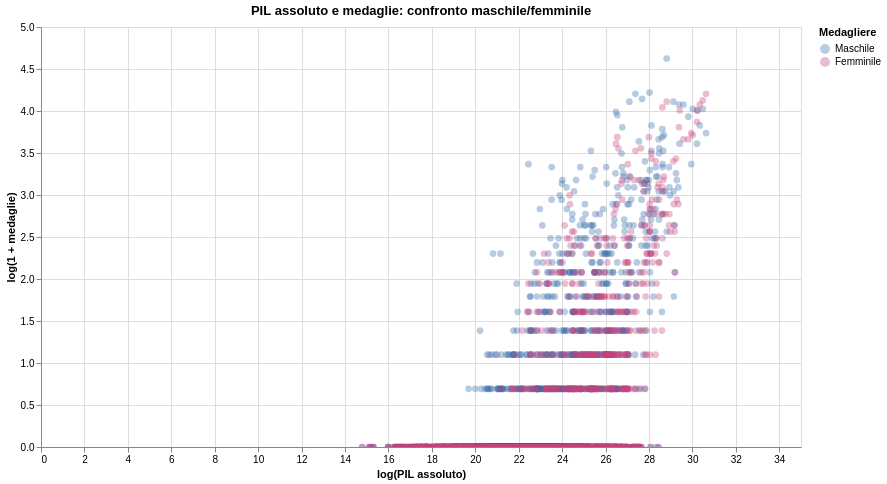

Specify this chart in Vega-Lite:
### Vega-Lite specification from a JSON file in a GitHub repository (floating-point values rounded to 4 significant figures; data arrays with more than 128 entries replaced by an {"elided": "..."} marker saying what was removed)
{"config": {"view": {"continuousWidth": 300, "continuousHeight": 300}}, "data": {"name": "data-d6bd8eb2d14eec5f3cae54a570cea7a9"}, "mark": {"type": "circle", "opacity": 0.35, "size": 45}, "encoding": {"color": {"field": "genere", "scale": {"domain": ["Maschile", "Femminile"], "range": ["#3569a8", "#c7437a"]}, "title": "Medagliere", "type": "nominal"}, "tooltip": [{"field": "country", "title": "Paese", "type": "nominal"}, {"field": "year", "title": "Anno", "type": "ordinal"}, {"field": "genere", "title": "Genere", "type": "nominal"}, {"field": "medaglie", "format": ",.0f", "title": "Medaglie", "type": "quantitative"}, {"field": "log_PIL_Assoluto", "format": ".2f", "title": "log PIL", "type": "quantitative"}], "x": {"field": "log_PIL_Assoluto", "title": "log(PIL assoluto)", "type": "quantitative"}, "y": {"field": "log_medaglie", "title": "log(1 + medaglie)", "type": "quantitative"}}, "height": 420, "params": [{"name": "param_1e9efca18e7a2868", "select": {"type": "interval", "encodings": ["x", "y"]}, "bind": "scales"}], "title": "PIL assoluto e medaglie: confronto maschile/femminile", "width": 760, "$schema": "https://vega.github.io/schema/vega-lite/v6.4.1.json", "datasets": {"data-d6bd8eb2d14eec5f3cae54a570cea7a9": {"elided": "5256 records"}}}
